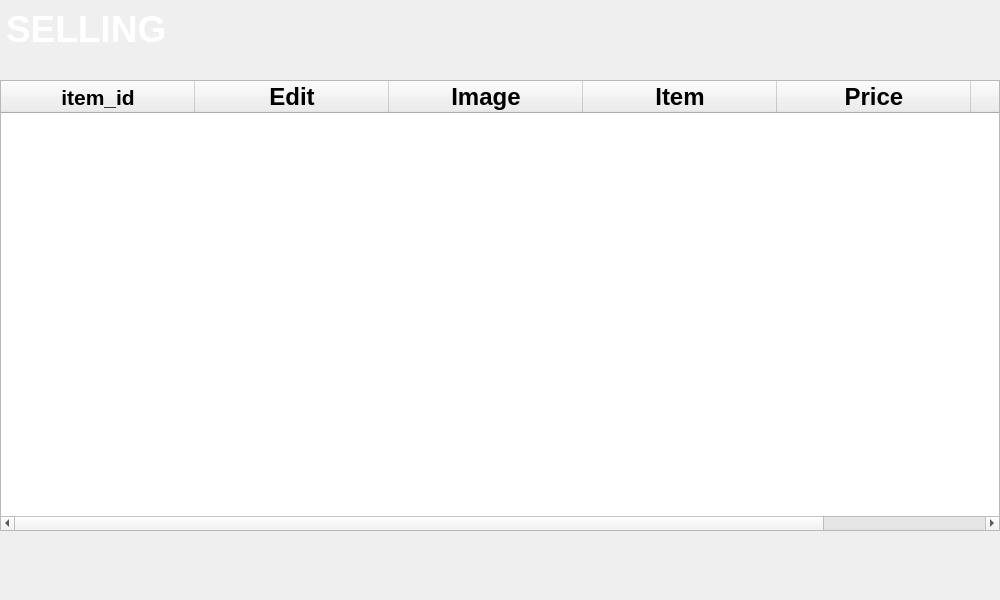
<?xml version="1.0" encoding="UTF-8"?>
<ui version="4.0">
 <class>MainWindow</class>
 <widget class="QMainWindow" name="MainWindow">
  <property name="geometry">
   <rect>
    <x>0</x>
    <y>0</y>
    <width>1000</width>
    <height>600</height>
   </rect>
  </property>
  <property name="windowTitle">
   <string>MainWindow</string>
  </property>
  <property name="styleSheet">
   <string notr="true"/>
  </property>
  <widget class="QWidget" name="centralwidget">
   <widget class="QPushButton" name="pushButton_back">
    <property name="geometry">
     <rect>
      <x>4</x>
      <y>533</y>
      <width>141</width>
      <height>61</height>
     </rect>
    </property>
    <property name="font">
     <font>
      <pointsize>26</pointsize>
      <weight>75</weight>
      <bold>true</bold>
     </font>
    </property>
    <property name="styleSheet">
     <string notr="true">QPushButton{
	background-color: qlineargradient(spread:pad, x1:0, y1:505682, x2:1, y2:0.477, stop:0 rgba(11, 131, 120, 219), stop:1 rgba(85, 98, 112, 226));
	color: rgba(255, 255, 255, 210);
	border-radius: 5px;
}
QPushButton:hover{
	background-color: qlineargradient(spread:pad, x1:0, y1:505682, x2:1, y2:0.477, stop:0 rgba(150, 123, 111, 219), stop:1 rgba(85, 81, 84, 226));
}
QPushButton:pressed{
	padding-left: 5px;
	padding-top: 5px;
	background-color: rgba(150, 123, 111, 255);
}

</string>
    </property>
    <property name="text">
     <string/>
    </property>
    <property name="icon">
     <iconset>
      <normaloff>back.svg</normaloff>back.svg</iconset>
    </property>
    <property name="iconSize">
     <size>
      <width>30</width>
      <height>30</height>
     </size>
    </property>
   </widget>
   <widget class="QLabel" name="label">
    <property name="geometry">
     <rect>
      <x>6</x>
      <y>6</y>
      <width>181</width>
      <height>45</height>
     </rect>
    </property>
    <property name="font">
     <font>
      <pointsize>28</pointsize>
      <weight>75</weight>
      <bold>true</bold>
     </font>
    </property>
    <property name="styleSheet">
     <string notr="true">color: white;</string>
    </property>
    <property name="text">
     <string>SELLING</string>
    </property>
    <property name="alignment">
     <set>Qt::AlignLeading|Qt::AlignLeft|Qt::AlignVCenter</set>
    </property>
   </widget>
   <widget class="QTableWidget" name="tableWidget">
    <property name="geometry">
     <rect>
      <x>0</x>
      <y>80</y>
      <width>1000</width>
      <height>451</height>
     </rect>
    </property>
    <property name="minimumSize">
     <size>
      <width>0</width>
      <height>0</height>
     </size>
    </property>
    <property name="maximumSize">
     <size>
      <width>1200</width>
      <height>600</height>
     </size>
    </property>
    <property name="font">
     <font>
      <pointsize>16</pointsize>
      <weight>75</weight>
      <bold>true</bold>
     </font>
    </property>
    <property name="autoFillBackground">
     <bool>false</bool>
    </property>
    <property name="styleSheet">
     <string notr="true"/>
    </property>
    <attribute name="horizontalHeaderCascadingSectionResizes">
     <bool>false</bool>
    </attribute>
    <attribute name="horizontalHeaderDefaultSectionSize">
     <number>194</number>
    </attribute>
    <attribute name="horizontalHeaderStretchLastSection">
     <bool>true</bool>
    </attribute>
    <column>
     <property name="text">
      <string>item_id</string>
     </property>
    </column>
    <column>
     <property name="text">
      <string>Edit</string>
     </property>
     <property name="font">
      <font>
       <pointsize>18</pointsize>
       <weight>75</weight>
       <bold>true</bold>
      </font>
     </property>
     <property name="textAlignment">
      <set>AlignHCenter|AlignTop</set>
     </property>
    </column>
    <column>
     <property name="text">
      <string>Image</string>
     </property>
     <property name="font">
      <font>
       <pointsize>18</pointsize>
       <weight>75</weight>
       <bold>true</bold>
      </font>
     </property>
     <property name="textAlignment">
      <set>AlignHCenter|AlignTop</set>
     </property>
    </column>
    <column>
     <property name="text">
      <string>Item</string>
     </property>
     <property name="font">
      <font>
       <pointsize>18</pointsize>
       <weight>75</weight>
       <bold>true</bold>
      </font>
     </property>
     <property name="textAlignment">
      <set>AlignHCenter|AlignTop</set>
     </property>
    </column>
    <column>
     <property name="text">
      <string>Price</string>
     </property>
     <property name="font">
      <font>
       <pointsize>18</pointsize>
       <weight>75</weight>
       <bold>true</bold>
      </font>
     </property>
     <property name="textAlignment">
      <set>AlignHCenter|AlignTop</set>
     </property>
    </column>
    <column>
     <property name="text">
      <string>Description </string>
     </property>
     <property name="font">
      <font>
       <pointsize>16</pointsize>
       <weight>75</weight>
       <bold>true</bold>
      </font>
     </property>
     <property name="textAlignment">
      <set>AlignHCenter|AlignTop</set>
     </property>
    </column>
   </widget>
   <widget class="QLabel" name="label_2">
    <property name="geometry">
     <rect>
      <x>180</x>
      <y>0</y>
      <width>48</width>
      <height>48</height>
     </rect>
    </property>
    <property name="text">
     <string/>
    </property>
    <property name="pixmap">
     <pixmap>selling.svg</pixmap>
    </property>
   </widget>
   <widget class="QLabel" name="label_3">
    <property name="geometry">
     <rect>
      <x>0</x>
      <y>0</y>
      <width>1000</width>
      <height>600</height>
     </rect>
    </property>
    <property name="text">
     <string/>
    </property>
    <property name="pixmap">
     <pixmap>image.png</pixmap>
    </property>
   </widget>
   <zorder>label_3</zorder>
   <zorder>pushButton_back</zorder>
   <zorder>label</zorder>
   <zorder>tableWidget</zorder>
   <zorder>label_2</zorder>
  </widget>
 </widget>
 <resources/>
 <connections/>
</ui>
